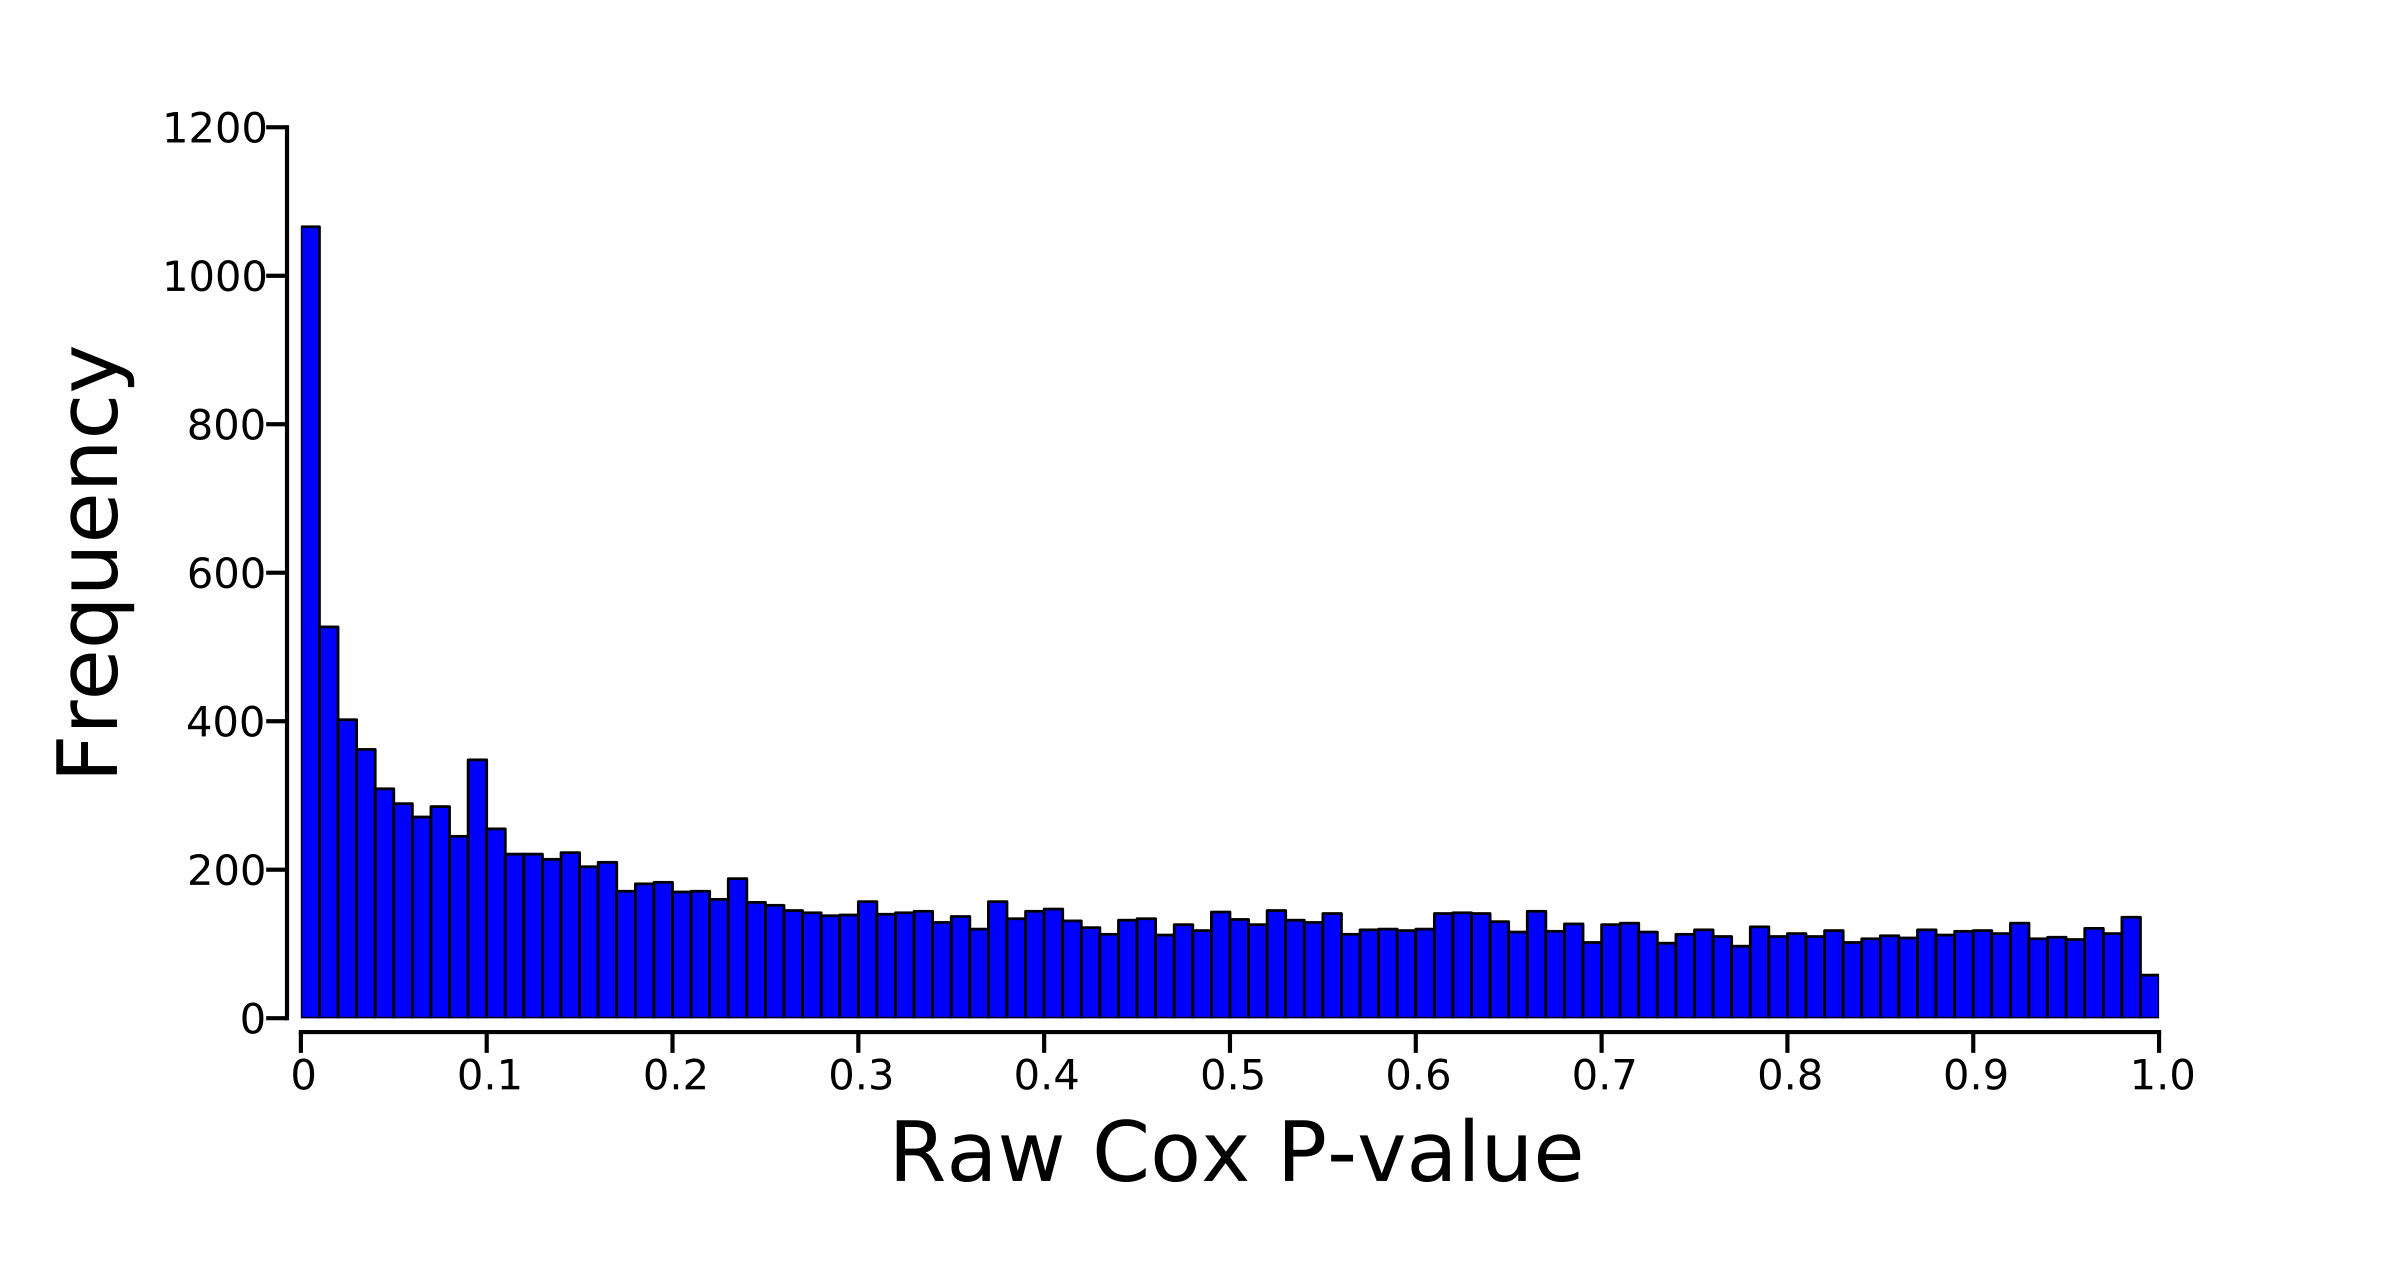

Here is the Python script that generated this plot:
##script for creating a histogram

## Load necessary modules
import pylab as plt
import numpy as np
import os
BASE_DIR = os.path.dirname(os.path.dirname(os.path.dirname(os.path.dirname(os.path.abspath(__file__)))))
f=open(os.path.join(BASE_DIR,'cox_regression','CESC','coeffs_normalized_pvalues_adjusted.txt'))
data=[i.strip().split() for i in f]
ids,coeffs,normalized,pvalues,adjusted=zip(*data)

pvalues=map(float,pvalues)

##decide how man bins, 100 is the maximum possible due to only having two sig figs
number=100.0

counts={}

##use a dictionary to populate the bins
for i in range(int(number)):
    for j in pvalues:
        if i/number<j<=(i+1)/number:
            counts[i]=counts.get(i,0)+1

##convert the dictionary to a list
mylist=zip(counts.keys(),counts.values())

##sort the list so that the bins are in order
mylist.sort()



##plot the data with pylab
fig = plt.figure()
ax = fig.add_subplot(111)
fig.subplots_adjust(bottom=.2)

ax.bar([i[0]/number for i in mylist],[i[1] for i in mylist],color='b',width=1/number,linewidth=2.0)
ax.set_xlim((0,1))

for item in ax.get_yticklabels():
        item.set_fontsize(30)

for item in ax.get_xticklabels():
        item.set_fontsize(30)

ax.tick_params(axis='x',length=15,width=3,direction='out',labelsize=30)
ax.tick_params(axis='y',length=15,width=3,direction='out',labelsize=30)
ax.spines['top'].set_visible(False)
ax.spines['right'].set_visible(False)
ax.spines['left'].set_linewidth(3)
ax.spines['bottom'].set_linewidth(3)
ax.spines['bottom'].set_position(['outward',10])
ax.spines['left'].set_position(['outward',10])
ax.xaxis.set_ticks_position('bottom')
ax.yaxis.set_ticks_position('left')
ax.set_xticks([i/10.0 for i in range(0,11)])
ax.set_xticklabels(['0']+[str(i/10.0) for i in range(1,11)])
ax.set_ylabel('Frequency',fontsize=60,labelpad=20)
ax.set_xlabel('Raw Cox P-value',fontsize=60,labelpad=20)
plt.show()
